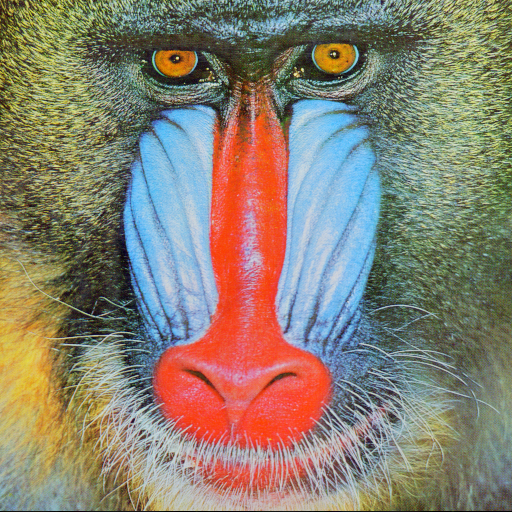
#> input picture images/baboon.png, 512 x 512 px
$ python imp_10_4_rotation.py
#> lines starting #> are read from the running program, lines starting #| are printed output that depends on the picture
# 영상의 회전

import cv2
import sys
import math
import numpy as np

img = cv2.imread('images/baboon.png', cv2.IMREAD_COLOR)
#> img is the input picture: shape (512, 512, 3); mean B, G, R 113.1, 128.9, 137.4

if img is None:
    print('영상 읽기 실패')
    sys.exit()

theta = 25  # 회전 각도
rad = theta * math.pi / 180
M = np.array([[math.cos(rad), math.sin(rad), 0],
              [-math.sin(rad), math.cos(rad), 0]], dtype=np.float32)
dst = cv2.warpAffine(img, M, (0,0))
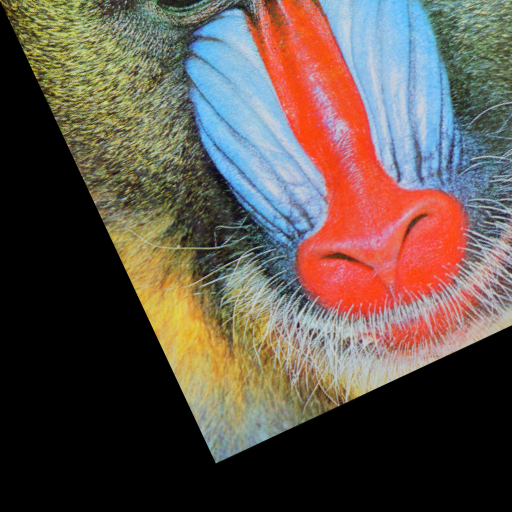
#> dst: shape (512, 512, 3); mean B, G, R 75.7, 83.7, 96.4

cv2.imshow('Original', img)
cv2.imshow('Result1', dst)
cv2.waitKey()
cv2.destroyAllWindows()

$ run again, with images/car.png copied over images/baboon.png
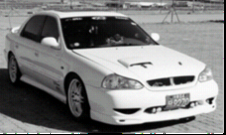
#> input picture images/car.png, 226 x 135 px
#> img is the input picture: shape (135, 226, 3); mean B, G, R 127.3, 127.5, 127.3
#> `dst = cv2.warpAffine(img, M, (0,0))`:
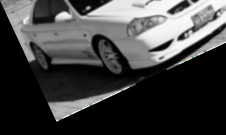
#> dst: shape (135, 226, 3); mean B, G, R 65.8, 65.9, 65.9

$ run again, with images/circle.png copied over images/baboon.png
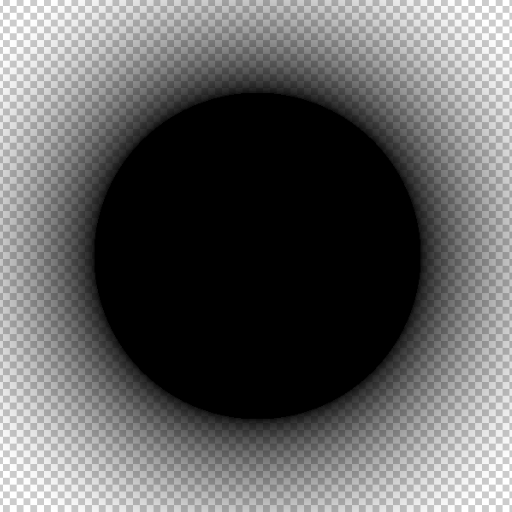
#> input picture images/circle.png, 512 x 512 px
#> img is the input picture: shape (512, 512, 3); min 0, max 255, mean 99.7
#> `dst = cv2.warpAffine(img, M, (0,0))`:
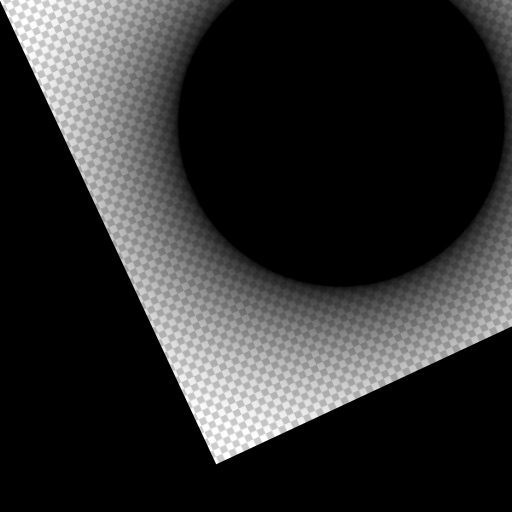
#> dst: shape (512, 512, 3); min 0, max 255, mean 46.9
